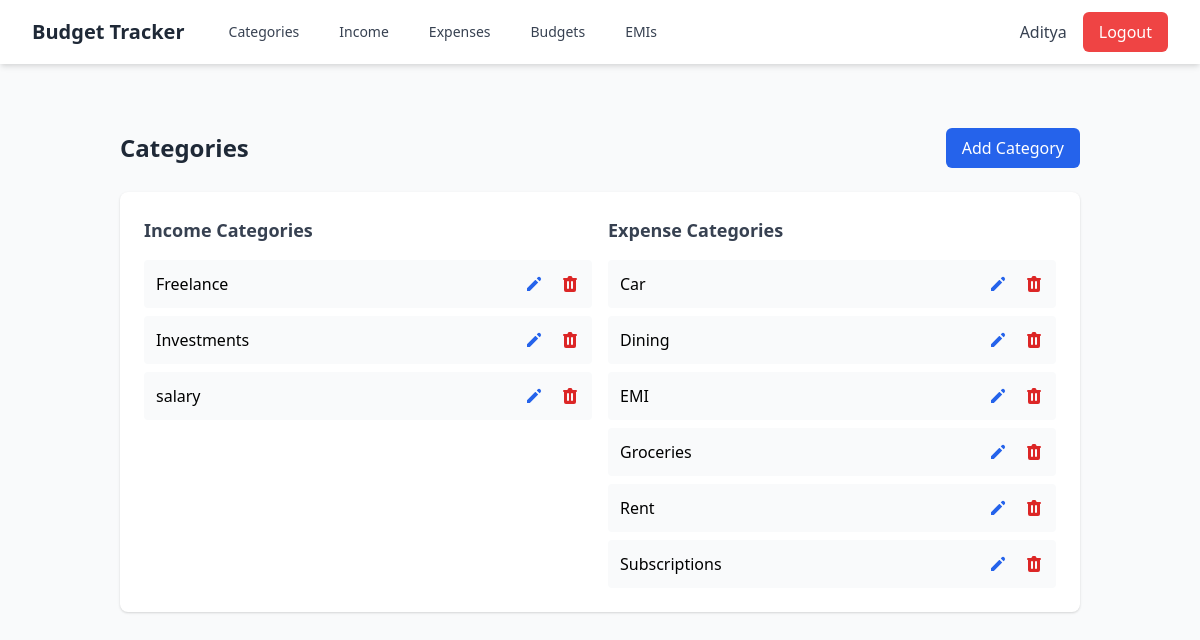
The page /categories/ (signed in) on the database its author committed.
### myapp/models.py (models this page shows, shortened)
class User(AbstractBaseUser, PermissionsMixin):
    email = models.EmailField(
        verbose_name="email address",
        max_length=255,
        unique=True,
    )
    name = models.CharField(max_length=50)
    phone = models.CharField(max_length=10)
    is_active = models.BooleanField(default=True)
    is_admin = models.BooleanField(default=False)
    objects = UserManager()
    USERNAME_FIELD = "email"
    REQUIRED_FIELDS = ["name", "phone"]
    class Meta:
        verbose_name = 'user'
        verbose_name_plural = 'users'

class Category(models.Model):
    INCOME = 'Income'
    EXPENSE = 'Expense'
    CATEGORY_TYPES = [
        (INCOME, 'Income'),
        (EXPENSE, 'Expense'),
    ]
    user = models.ForeignKey(User, on_delete=models.CASCADE, blank=True, null=True, related_name='categories')
    name = models.CharField(max_length=50)
    category_type = models.CharField(max_length=10, choices=CATEGORY_TYPES)
    created_at = models.DateTimeField(auto_now_add=True)

### myapp/views.py (the view)
# urls.py: path('categories/', views.category_list, name='category_list'),
@login_required
def category_list(request):
    categories = Category.objects.filter(user=request.user).order_by('category_type', 'name')
    return render(request, 'categories/category_list.html', {'categories': categories})

### templates/categories/category_list.html (shortened to what this page needs)
{% extends 'base.html' %}
{% block content %}
<div class="container mx-auto px-4 py-8">
    <div class="flex justify-between items-center mb-6">
        <h1 class="text-2xl font-bold text-gray-800">Categories</h1>
        <button id="openAddModal" class="bg-blue-600 text-white py-2 px-4 rounded-md hover:bg-blue-700 transition duration-200">
            Add Category
        </button>
    </div>
    <div class="bg-white rounded-lg shadow overflow-hidden">
        <div class="grid grid-cols-1 md:grid-cols-2 gap-4 p-6">
            <div>
                <h2 class="text-lg font-semibold text-gray-700 mb-4">Income Categories</h2>
                {% if categories %}
                <ul class="space-y-2">
                    {% for category in categories %}
                    {% if category.category_type == 'Income' %}
                    <li class="flex justify-between items-center p-3 bg-gray-50 rounded">
                        <span>{{ category.name }}</span>
                        <div class="flex gap-4">
                            <button class="edit-category text-blue-600 hover:text-blue-800" data-id="{{ category.id }}" data-name="{{ category.name }}" data-type="{{ category.category_type }}">
                                <svg xmlns="http://www.w3.org/2000/svg" class="h-5 w-5" viewBox="0 0 20 20" fill="currentColor">
                                    <path d="M13.586 3.586a2 2 0 112.828 2.828l-.793.793-2.828-2.828.793-.793zM11.379 5.793L3 14.172V17h2.828l8.38-8.379-2.83-2.828z"/>
                                </svg>
                            </button>
                            <button class="delete-category text-red-600 hover:text-red-800" data-id="{{ category.id }}" data-name="{{ category.name }}">
                            </button>
                        </div>
                    </li>
                    {% endif %}
                    {% endfor %}
                </ul>
                {% else %}
                <p class="text-gray-500 text-center">No income categories found</p>
                {% endif %}
            </div>
            <div>
                <h2 class="text-lg font-semibold text-gray-700 mb-4">Expense Categories</h2>
                {% if categories %}
                <ul class="space-y-2">
                    {% for category in categories %}
                    {% if category.category_type == 'Expense' %}
                    <li class="flex justify-between items-center p-3 bg-gray-50 rounded">
                        <span>{{ category.name }}</span>
                        <div class="flex gap-4">
                            <button class="edit-category text-blue-600 hover:text-blue-800" data-id="{{ category.id }}" data-name="{{ category.name }}" data-type="{{ category.category_type }}">
                                <svg xmlns="http://www.w3.org/2000/svg" class="h-5 w-5" viewBox="0 0 20 20" fill="currentColor">
                                    <path d="M13.586 3.586a2 2 0 112.828 2.828l-.793.793-2.828-2.828.793-.793zM11.379 5.793L3 14.172V17h2.828l8.38-8.379-2.83-2.828z"/>
                                </svg>
                            </button>
                            <button class="delete-category text-red-600 hover:text-red-800" data-id="{{ category.id }}" data-name="{{ category.name }}">
                            </button>
                        </div>
                    </li>
                    {% endif %}
                    {% endfor %}
                </ul>
                {% else %}
                <p class="text-gray-500 text-center">No expense categories found</p>
                {% endif %}
            </div>
        </div>
    </div>
</div>
{% endblock %}

### templates/base.html (shortened to what this page needs)
<!DOCTYPE html>
<html>
<head>
    <link href="https://cdn.jsdelivr.net/npm/tailwindcss@2.2.19/dist/tailwind.min.css" rel="stylesheet">
</head>
<body class="bg-gray-50 min-h-screen">
    <nav class="bg-white shadow-md">
        <div class="max-w-7xl mx-auto px-4 sm:px-6 lg:px-8">
            <div class="flex justify-between h-16">
                <div class="flex items-center space-x-8">
                    <a href="{% url 'dashboard' %}" class="flex items-center">
                        <span class="text-xl font-bold text-gray-800">Budget Tracker</span>
                    </a>
                    {% if user.is_authenticated %}
                    <div class="flex space-x-4">
                        <a href="{% url 'category_list' %}" class="text-gray-700 hover:text-gray-900 px-3 py-2 rounded-md text-sm font-medium">
                            Categories
                        </a>
                        <a href="{% url 'income_list' %}" class="text-gray-700 hover:text-gray-900 px-3 py-2 rounded-md text-sm font-medium">
                            Income
                        </a>
                        <a href="{% url 'expense_list' %}" class="text-gray-700 hover:text-gray-900 px-3 py-2 rounded-md text-sm font-medium">
                            Expenses
                        </a>
                        <a href="{% url 'budget_list' %}" class="text-gray-700 hover:text-gray-900 px-3 py-2 rounded-md text-sm font-medium">
                            Budgets
                        </a>
                        <a href="{% url 'emi_list' %}" class="text-gray-700 hover:text-gray-900 px-3 py-2 rounded-md text-sm font-medium">
                            EMIs
                        </a>
                    </div>
                    {% endif %}
                </div>
                {% if user.is_authenticated %}
<div class="flex items-center space-x-4">
    <span class="text-gray-700">{{ user.name }}</span>
    <form method="post" action="{% url 'logout' %}" class="inline">
        <button type="submit"
                class="bg-red-500 text-white px-4 py-2 rounded-md hover:bg-red-600 transition duration-200">
            Logout
        </button>
    </form>
</div>
{% endif %}
            </div>
        </div>
    </nav>
    <main class="container mx-auto px-4 py-8">
        {% block content %}
        {% endblock %}
    </main>
</body>
</html>

### rows shown on the page
User: name "Aditya"
Category: name "Freelance"
Category: name "Investments"
Category: name "salary"
Category: name "Car"
Category: name "Dining"
Category: name "EMI"
Category: name "Groceries"
Category: name "Rent"
Category: name "Subscriptions"
